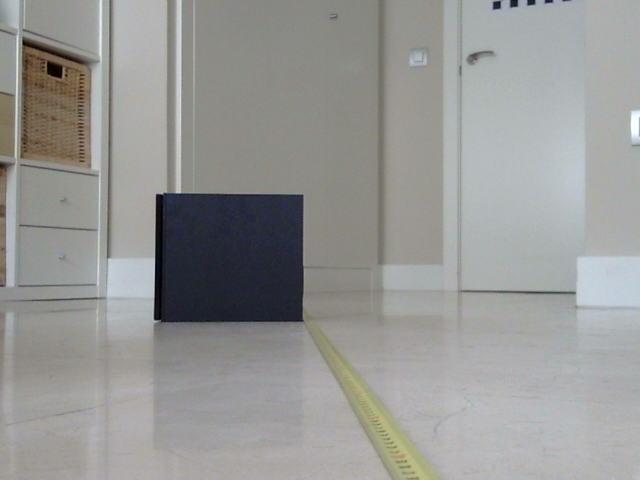
#> input picture CV/SESION 6 - Visión Estereo/S6.Challenge/imgs/img_L_test1.jpg, 640 x 480 px
$ jupyter execute Polvorinos_Barrio_JuanPedro_S6_CV_challenge.ipynb   (shell and % lines are left out)   (older library calls are emulated)
#> lines starting #> are read from the running program, lines starting #| are printed output that depends on the picture; after the words box and inside, x2 and y2 are one past the last pixel; in counts of white or black regions, pixels touching at a corner belong together; long printed decimals are rounded
### CV/SESION 6 - Visión Estereo/S6.Challenge/util_visionestereo_challenge.py
import numpy as np
import matplotlib.pyplot as plt

from sklearn.linear_model import LinearRegression
from sklearn.preprocessing import PolynomialFeatures

class Disparidad2Distancia:
    def __init__(self):
        self.x = np.array((0.9911572265625, 0.8864306640625, 0.7731, 0.6696337890625, 0.595791015625, 0.538887355638587, 0.4798193359375, 0.4418603515625, 0.412236328125, 0.3819091796875))
        self.y = np.array((60, 70, 80, 90, 100, 110, 120, 130, 140, 150))
        self.pf = PolynomialFeatures(degree = 6)
        X = self.pf.fit_transform(self.x.reshape(-1,1))
        self.model = LinearRegression()
        self.model.fit(X, self.y)

    def plot(self):
        fig = plt.figure()

        x1base = range(100, 0, -2)
        x1 = np.array(x1base)
        x1 = x1.astype(float)
        x1 = x1 / 100.0
        X1 = self.pf.fit_transform(x1.reshape(-1,1))
        dist = self.model.predict(X1)
        ax = fig.add_subplot(1, 1, 1)
        plt.plot(x1, dist, 'r')
        plt.show()

    def obtenerDistancia (self, disp):
        x1 = np.array((disp))
        X1 = self.pf.fit_transform(x1.reshape(-1,1))
        dist = self.model.predict(X1)
        return dist[0]

### CV/SESION 6 - Visión Estereo/S6.Challenge/Polvorinos_Barrio_JuanPedro_S6_CV_challenge.ipynb
<br/>
<center style="color:#888">Master Deep Learning<br/>Asignatura Computer Vision</center>
<center style="color:#aaa; margin-top:10px;">Prof. Óscar Picazo Montoya<br>oscarpm@faculty.mioti.es</center>

# Challenge S6: Medición de distancias usando visión estéreo

## Objetivos

El objetivo de este challenge es medir distancias en profundidad utilizando técnicas de visión estéreo.

## Configuración del entorno

[cell 1]
# !pip install opencv-contrib-python

[cell 2]

import numpy as np
import pandas as pd
import matplotlib.pyplot as plt
import matplotlib.patches as mpatches
from skimage import data, io, filters, img_as_ubyte
import cv2
import util_visionestereo_challenge as uvc

import warnings
warnings.filterwarnings("ignore")

### Sistema de visión estéreo

En el laboratorio se ha construido un sistema de visión estéreo y se han calibrado cada una de las cámaras por separado. Se han obtenido los parámetros intrínsecos para la cámara izquierda y derecha (`mtx_left`, `mtx_right`), las distorsiones de cada una de ellas (`dist_left`, `dist_right`) y nos proporcionan también las coordenadas reales del patrón ajedrezado que han usado en la calibración `objpoints` así como las coordenadas en <i>x</i> e <i>y</i> de ese patrón en cada una de las imágenes usadas para calibrarlas (`imgpointsL`, `imgpointsR`).

Todos estos valores nos los han pasado comprimidos en un fichero <i>NPZ</i> de numpy llamado `calibrated.npz` en el mismo directorio del challenge:

[cell 3]
npzfile = np.load("calibrated.npz")
#> (reads CV/SESION 6 - Visión Estereo/S6.Challenge/calibrated.npz from the repository)

objpoints = npzfile['objpoints']
imgpointsL = npzfile['imgpointsL']
imgpointsR = npzfile['imgpointsR']
mtx_left = npzfile['mtx_left']
mtx_right = npzfile['mtx_right']
dist_left = npzfile['dist_left']
dist_right = npzfile['dist_right']

Adicionalmente a este fichero nos proporcionan dos capturas `test1` y `test2`, con la imagen obtenida de la cámara izquierda y derecha en cada una de las capturas y nos preguntan que validemos el sistema de visión estéreo sabiendo que el objeto que se ha colocado en las pruebas está a 85cm en el `test1` y a 105cm en el `test2`.

Estas imágenes están ubicadas en el directorio `imgs` del challenge:

[cell 4]
frameL_test1 = io.imread("imgs/img_L_test1.jpg")
#> frameL_test1 is the input picture: shape (480, 640, 3); mean R, G, B 151.1, 151.3, 149.6
frameR_test1 = io.imread("imgs/img_R_test1.jpg")
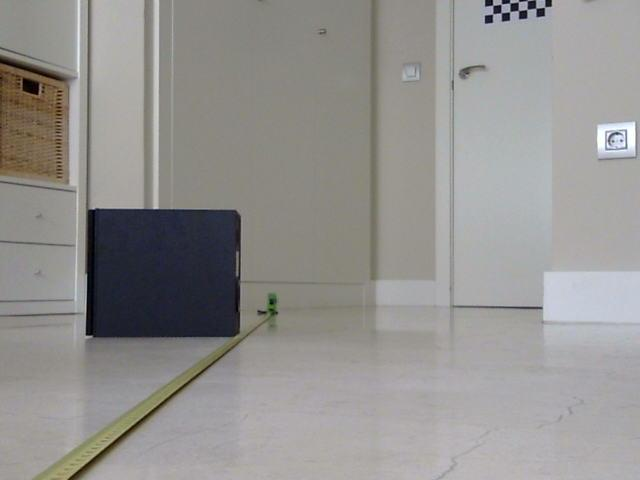
#> input picture CV/SESION 6 - Visión Estereo/S6.Challenge/imgs/img_R_test1.jpg, 640 x 480 px
#> frameR_test1 is the input picture: shape (480, 640, 3); mean R, G, B 147.8, 146.2, 144.1

frameL_test2 = io.imread("imgs/img_L_test2.jpg")
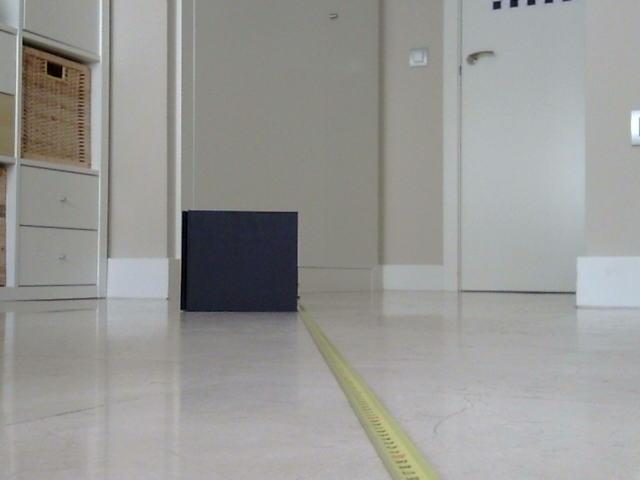
#> input picture CV/SESION 6 - Visión Estereo/S6.Challenge/imgs/img_L_test2.jpg, 640 x 480 px
#> frameL_test2 is the input picture: shape (480, 640, 3); mean R, G, B 152.5, 152.5, 150.2
frameR_test2 = io.imread("imgs/img_R_test2.jpg")
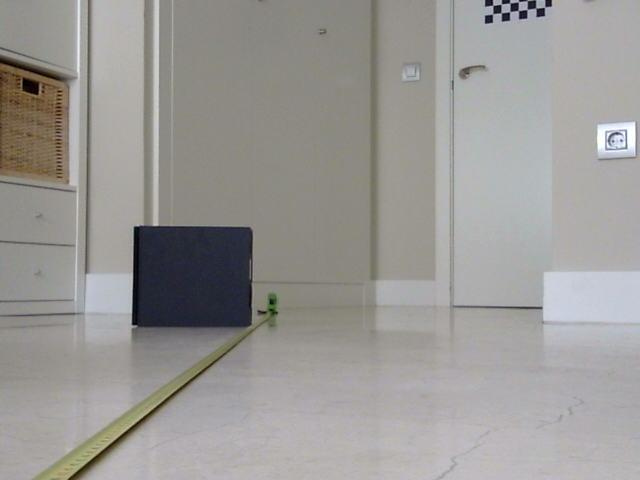
#> input picture CV/SESION 6 - Visión Estereo/S6.Challenge/imgs/img_R_test2.jpg, 640 x 480 px
#> frameR_test2 is the input picture: shape (480, 640, 3); mean R, G, B 154.5, 152.6, 149.9

fig, (ax1, ax2) = plt.subplots(2, 2, figsize=(15,15))
ax1[0].imshow(frameL_test1)
ax1[1].imshow(frameR_test1)
ax2[0].imshow(frameL_test2)
ax2[1].imshow(frameR_test2)
io.show()

### Calibración estéreo

A partir de los datos que se disponen de las cámaras, obtén las matrices `R` y `T` necesarias para rectificar cada par de imágenes:

[cell 5]
lags = 0
flags = cv2.CALIB_FIX_INTRINSIC # INDICA QUE LOS PARÉMETROS INTINSECOS Y EXTRINSECOS SE LOS DAMOS. SI NO SE LO INDICAMOS
# EL LOS CALCULA, PERO TIENE PEOR SENSIBILIDAD Y TARDA MÁS

criteria_stereo= (cv2.TERM_CRITERIA_EPS + cv2.TERM_CRITERIA_MAX_ITER, 30, 0.001) # 30 ES EL CRITERIO DE PARADA

retS, MLS, dLS, MRS, dRS, R, T, E, F= cv2.stereoCalibrate(objpoints,
                                                          imgpointsL,
                                                          imgpointsR,
                                                          mtx_left,
                                                          dist_left,
                                                          mtx_right,
                                                          dist_right,
                                                          (640, 480),
                                                          criteria_stereo,
                                                          flags)

Calcula los mapas de rectificación `Left_Stereo_Map` y `Right_Stereo_Map`, necesarios para rectificar cualquier imagen capturada por las cámaras izquierda y derecha:

[cell 6]
RL, RR, PL, PR, Q, roiL, roiR= cv2.stereoRectify(MLS, dLS, MRS, dRS,
                                                 (640,480), R, T,
                                                 0,(0,0))


Left_Stereo_Map= cv2.initUndistortRectifyMap(MLS, dLS, RL, PL,
                                             (640,480), cv2.CV_16SC2)
Right_Stereo_Map= cv2.initUndistortRectifyMap(MRS, dRS, RR, PR,
                                              (640,480), cv2.CV_16SC2)

Crea una función que a partir de las imágenes izquierda y derecha y los mapas de rectificación, nos devuelva los mapas de disparidad de la imagen izquierda con respecto a la derecha, las imágenes izquierda y derecha rectificadas, así como los valores de disparidad.

[cell 7]
def obtenerMapasDeDisparidadYValores (img_left, img_right, Left_Stereo_Map, Right_Stereo_Map):

    # Implementa una función que a partir de las imágenes izquierda y derecha y los mapas de rectificación,
    # nos devuelva los mapas de disparidad de la imagen izquierda con respecto a la derecha,
    # las imágenes izquierda y derecha rectificadas, así como los valores de disparidad.

    # Rectificar imágenes

    # Con la función remap rectificamos las imagenes
    frameLRec= cv2.remap(img_left,Left_Stereo_Map[0],Left_Stereo_Map[1], cv2.INTER_LANCZOS4, cv2.BORDER_CONSTANT, 0)
    frameRRec= cv2.remap(img_right,Right_Stereo_Map[0],Right_Stereo_Map[1], cv2.INTER_LANCZOS4, cv2.BORDER_CONSTANT, 0)

    # Convertir a escala de grises las dos imágenes rectificadas
    grayFrameLRec= cv2.cvtColor(frameLRec,cv2.COLOR_RGB2GRAY)
    grayFrameRRec= cv2.cvtColor(frameRRec,cv2.COLOR_RGB2GRAY)


    # Crear objecto StereoSGBM
    # stereo = ...

    window_size = 3 # EL TAMAÑO DE LA VENTANA. EL NÚMERO ES EL NÚMERO DE PIXELS. EN ESTE CASO 3X3
    min_disp = 2
    num_disp = 128 # NÚMERO MÁXIMO DE DISPARIDADES

    # Se crea un objecto StereoSGBM es el algoritmo que nos sirve para medir la distancia
    stereo = cv2.StereoSGBM_create(minDisparity = min_disp,
        numDisparities = num_disp,
        blockSize = window_size,
        uniquenessRatio = 10,
        speckleWindowSize = 100,
        speckleRange = 32,
        disp12MaxDiff = 5,
        P1 = 8*3*window_size**2,
        P2 = 32*3*window_size**2)


    # Calcular las disparidades
    disp= stereo.compute(grayFrameLRec,grayFrameRRec)

    # Calcular los valores normalizados de la disparidad
    disp_values = np.copy (disp)
    disp_values = disp_values.astype(float)
    disp_values = (disp_values - min_disp) / (16.0 * num_disp)

    # Calcular el mapa de disparidad normalizando entre 0 y 255 para visualizar

    disp_norm = np.copy (disp)
    disp_norm = cv2.normalize(src=disp_norm, dst=disp_norm, beta=0, alpha=255, norm_type=cv2.NORM_MINMAX);
    disp_norm = np.uint8(disp_norm)

    # Crear objecto StereoSGBM equivalente para la cámara derecha a partir del ya creado para el de la izquierda
    stereoR=cv2.ximgproc.createRightMatcher(stereo)

     # Calcular las disparidades
    dispR= stereoR.compute(grayFrameRRec,grayFrameLRec)

    # Crear objeto para el filtro de disparidad WLS
    wls_filter = cv2.ximgproc.createDisparityWLSFilter(matcher_left=stereo)

    lmbda = 80000
    sigma = 1.8

    wls_filter.setLambda(lmbda)
    wls_filter.setSigmaColor(sigma)


    # Aplicar el filtro
    dispFiltered = wls_filter.filter(np.int16(disp),grayFrameLRec,None,np.int16(dispR))

    # La función devuelve el mapa de disparidad normalizado entre 0 y 255 para visualizar,
    # el mapa de disparidad mejorado con el filtro WLS, los valores de disparidad, la imagen izquierda en escala
    # de grises y la imagen derecha en escala de grises
    return disp_norm, dispFiltered, disp_values, grayFrameLRec, grayFrameRRec

Se muestran los mapas de disparidad (el normal y el mejorado), así como la imagen de la cámara izquierda rectificada:

[cell 8]
disp_image, disp_image_filtered, disp_values, image_L_rec, image_R_rec = obtenerMapasDeDisparidadYValores (frameL_test1, frameR_test1, Left_Stereo_Map, Right_Stereo_Map)

fig, (ax1, ax2, ax3) = plt.subplots(1, 3, figsize=(15,15))
ax1.imshow(disp_image, cmap=plt.cm.gray)
ax2.imshow(disp_image_filtered, cmap=plt.cm.gray)
ax3.imshow(image_L_rec, cmap=plt.cm.gray)
io.show()

A partir de los valores de disparidad `disp_values` y distintas imágenes controladas, se ha creado un modelo que nos devuelve la distancia en función de los valores de disparidad. Puedes comprobar como se ha definido este modelo en el fichero `util_visionestereo_challenge.py` que acompaña el challenge:

[cell 9]
model = uvc.Disparidad2Distancia()
model.plot()

El siguiente problema a resolver sería aislar el objeto que queremos reconocer para obtener sus valores de disparidad. En este caso te recomiendo que utilices las técnicas de binarización sobre la imagen rectificada izquierda y uses el algoritmo de detección de blobs `label` junto con `regionprops` que ya hemos utilizado en otras sesiones.

Crea una función que a partir de una imagen, nos retorne el rectángulo de ocupación en píxeles del objeto del que queremos medir su distancia:

[cell 10]
from skimage.morphology import dilation
from skimage.measure import label
from skimage.measure import regionprops
from skimage.morphology import disk
from skimage.util import invert

def obtenerLimitesObjeto (img_gris_rectificada):

    # Implementa una función que devuelva un rectángulo con las coordenadas del objeto

    # Binariza la imagen

    img_mono = img_gris_rectificada >80
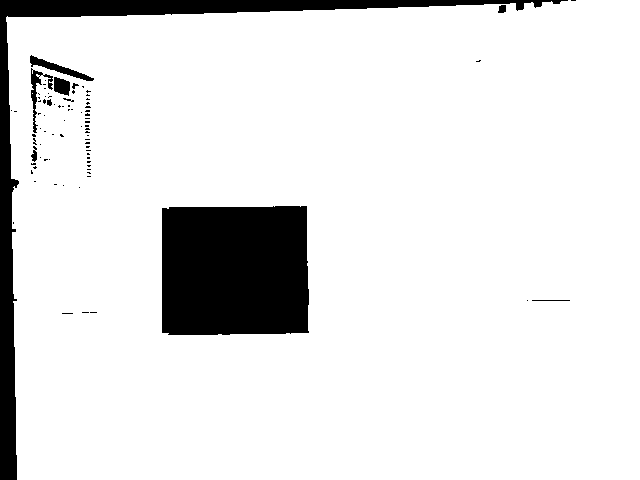
#> img_mono: shape (480, 640) bool; 89.6% white; 84 black regions (74 under 20 px), largest, box (x1, y1, x2, y2) and area: (162, 206, 309, 335) 18556, (0, 0, 568, 480) 11959, (30, 55, 94, 81) 416

    # Aplica un filtro de dilatación para reducir el área y evitar problemas con los límites del objeto

    img_mono_filtered=dilation(img_mono,disk(8))
#> img_mono_filtered: shape (480, 640) bool; 93.9% white; 3 black regions

    # Aplica `label` para obtener los blobs
    img_labeled = label(invert(img_mono_filtered))
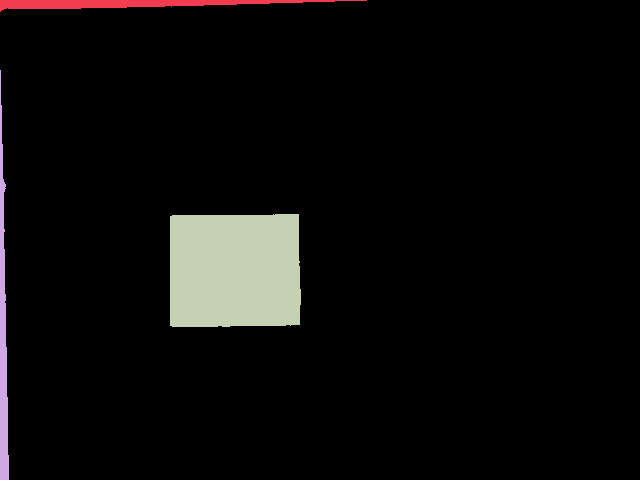
#> img_labeled: shape (480, 640) int32; 4 distinct labels, from 0 to 3; one colour per label, 0 black

    # Calcula las regiones de interés y devuélvelas en una variable llamada "rois"
    rois= regionprops(img_labeled)
#> rois = 3 regions; box (x1, y1, x2, y2) and area: (170, 214, 301, 327) 14461, (0, 0, 367, 12) 2096, (0, 70, 9, 480) 2095

    # Tendremos que encontrar cual es el roi que coincide con el objeto, te propongo este algoritmo:
    for roi in rois:
        if roi.area / roi.bbox_area > 0.85 and roi.bbox_area > 1000:
            return roi.bbox
#> this loop made 3 passes

    return (0,0,0,0)

Vamos a comprobar si el resultado es el correcto. Pintemos un rectángulo con las coordenadas obtenidas en la imagen donde hemos buscado el objeto y en el mapa de disparidad:

[cell 11]
rect_obj = obtenerLimitesObjeto(image_L_rec)
#> rect_obj = (214, 170, 327, 301)

print (rect_obj)
#| (214, 170, 327, 301)

fig, (ax1, ax2) = plt.subplots(1, 2, figsize=(15,15))
ax1.imshow(image_L_rec, cmap=plt.cm.gray)
rect=mpatches.Rectangle((rect_obj[1],rect_obj[0]),rect_obj[3]-rect_obj[1],rect_obj[2]-rect_obj[0],
                        fill = False,
                        color = "red",
                        linewidth = 2)
ax1.add_patch(rect)
ax2.imshow(disp_image, cmap=plt.cm.gray)
rect=mpatches.Rectangle((rect_obj[1],rect_obj[0]),rect_obj[3]-rect_obj[1],rect_obj[2]-rect_obj[0],
                        fill = False,
                        color = "red",
                        linewidth = 2)
ax2.add_patch(rect)
io.show()

Veamos un histograma de los valores de las disparidades en esa región:

[cell 12]
rango = disp_values[rect_obj[0]:rect_obj[2], rect_obj[1]:rect_obj[3]]

fig, (ax1, ax2) = plt.subplots(1, 2, figsize=(12,12))
ax1.imshow(rango, cmap=plt.cm.gray, vmin=0.0, vmax=1.0)
ax2.hist(rango, bins=10)
io.show()
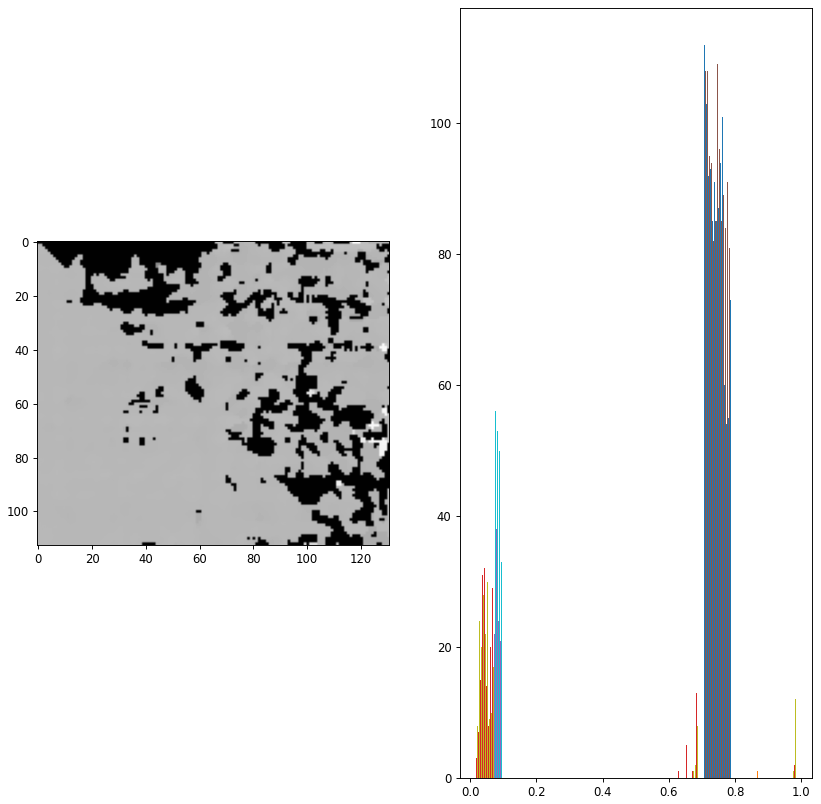
#> figure drawn by matplotlib, 2 panels; panel 2: tallest bar 112 high, from x = 0.707 to 0.708; panel 2: tallest bar 112 high, from x = 0.708 to 0.709; panel 2: tallest bar 111 high, from x = 0.709 to 0.709

Implementa una función que nos devuelva un valor de disparidad a partir de una matriz de disparidades. Nos interesaría buscar el valor medio entre los valores más repetidos (observa el histograma):

[cell 13]
def obtenerDisparidad (disparidades):

    disparidad = 0.0
    # Implementa una función que nos devuelva el valor de disparidad entre todas las disparidades de la matriz
    return np.median(disparidades)

El valor de la distancia entre el objeto detectado y las cámaras de visión estéreo sería:

[cell 14]
print ("La distancia al objeto es de: ", model.obtenerDistancia(obtenerDisparidad (rango)), "cm")
#> in obtenerDistancia, `x1 = np.array((disp))`: x1 = 0.716
#> in obtenerDistancia, `dist = self.model.predict(X1)`: dist = [85.26]
#| La distancia al objeto es de:  85.259 cm

Repite todo el proceso que hemos hecho para las imágenes que corresponden al `test2`, no vuelvas a definir las funciones que hemos construido, utilízalas directamente.

Evalua el resultado de la distancia al objeto y comenta los resultados y el proceso que hemos seguido.

[cell 15]
# Realizamos los mapas de disparidades entre las dos imagenes del test2

disp_image_2, disp_image_filtered_2,disp_values_2, image_L_rec_2, image_R_rec_2 = obtenerMapasDeDisparidadYValores (frameL_test2,
                                                                                frameR_test2,
                                                                                Left_Stereo_Map,
                                                                                Right_Stereo_Map)
#> in obtenerMapasDeDisparidadYValores (call 2), `dispFiltered = wls_filter.filter(np.int16(disp),grayFrameLRec,None,np...`:
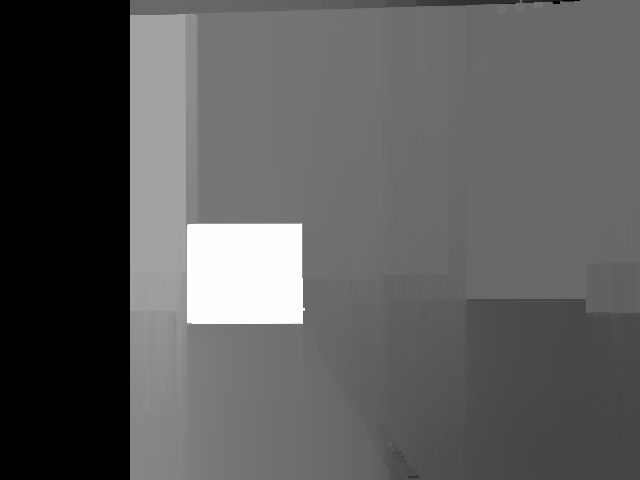
#> dispFiltered: shape (480, 640) int16; min 16, max 1158, mean 425.5; drawn with min black and max white

fig, (ax1, ax2, ax3) = plt.subplots(1, 3, figsize=(15,15))
ax1.imshow(disp_image_2, cmap=plt.cm.gray)
ax2.imshow(disp_image_filtered_2, cmap=plt.cm.gray)
ax3.imshow(image_L_rec_2, cmap=plt.cm.gray)
io.show()

[cell 16]
#Procedemos a definir donde están los rectangulos en nuestra imagen de test2

rect_obj_2 = obtenerLimitesObjeto(image_L_rec_2)
#> in obtenerLimitesObjeto (call 2), `img_mono = img_gris_rectificada >80`: img_mono: shape (480, 640) bool; 91.8% white; 93 black regions (82 under 20 px), largest, box (x1, y1, x2, y2) and area: (0, 0, 569, 480) 11986, (187, 223, 305, 325) 11562, (30, 55, 94, 145) 897
#> in obtenerLimitesObjeto (call 2), `img_mono_filtered=dilation(img_mono,disk(8))`: img_mono_filtered: shape (480, 640) bool; 95.9% white; 3 black regions
#> in obtenerLimitesObjeto (call 2), `img_labeled = label(invert(img_mono_filtered))`:
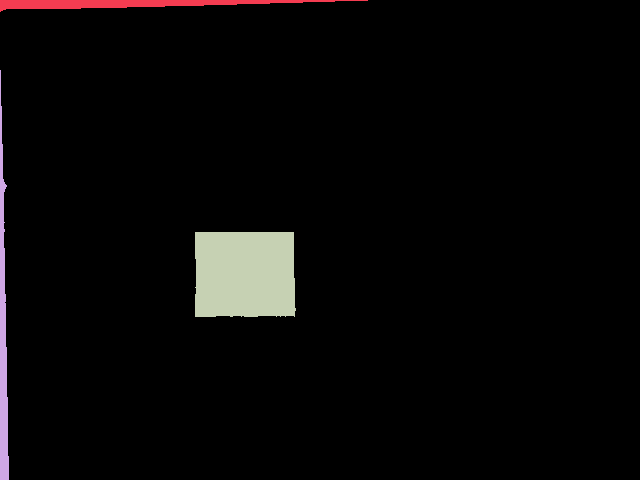
#> img_labeled: shape (480, 640) int32; 4 distinct labels, from 0 to 3; one colour per label, 0 black
#> in obtenerLimitesObjeto (call 2), `rois= regionprops(img_labeled)`: rois = 3 regions; box (x1, y1, x2, y2) and area: (195, 232, 296, 317) 8366, (0, 0, 368, 12) 2100, (0, 70, 9, 480) 2099
#> the loop in obtenerLimitesObjeto, `for roi in rois:` made 3 passes
#> rect_obj_2 = (232, 195, 317, 296)

print (rect_obj_2)
#| (232, 195, 317, 296)

fig, (ax1, ax2) = plt.subplots(1, 2, figsize=(15,15))
ax1.imshow(image_L_rec_2, cmap=plt.cm.gray)
rect_2=mpatches.Rectangle((rect_obj_2[1],rect_obj_2[0]),rect_obj_2[3]-rect_obj_2[1],rect_obj_2[2]-rect_obj_2[0],
                        fill = False,
                        color = "red",
                        linewidth = 2)
ax1.add_patch(rect_2)
ax2.imshow(disp_image_2, cmap=plt.cm.gray)
rect_2=mpatches.Rectangle((rect_obj_2[1],rect_obj_2[0]),rect_obj_2[3]-rect_obj_2[1],rect_obj_2[2]-rect_obj_2[0],
                        fill = False,
                        color = "red",
                        linewidth = 2)
ax2.add_patch(rect_2)
io.show()
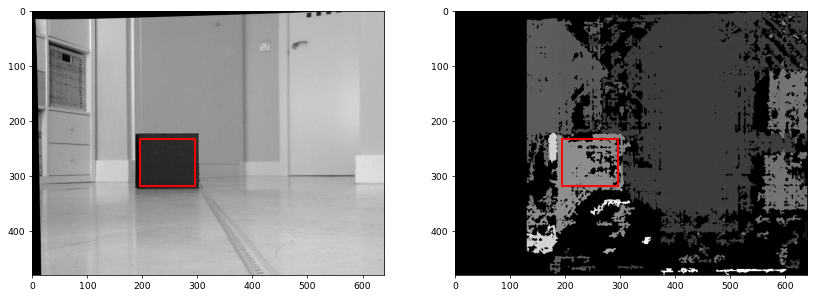
#> figure drawn by matplotlib, 2 panels

[cell 17]
#Obtenermos una matriz de dispridades del rectangulo
rango_2 = disp_values_2[rect_obj_2[0]:rect_obj_2[2], rect_obj_2[1]:rect_obj_2[3]]
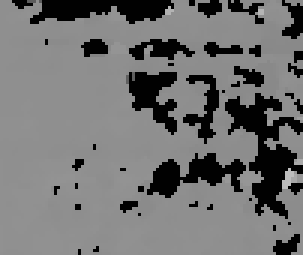
#> rango_2: shape (85, 101) float64 (shown 3 times larger); min 0.00684, max 0.744, mean 0.449

[cell 18]
#Finalmente calculamos la distacia
print ("La distancia al objeto es de: ", model.obtenerDistancia(obtenerDisparidad (rango_2)), "cm")
#| La distancia al objeto es de:  105.432 cm
